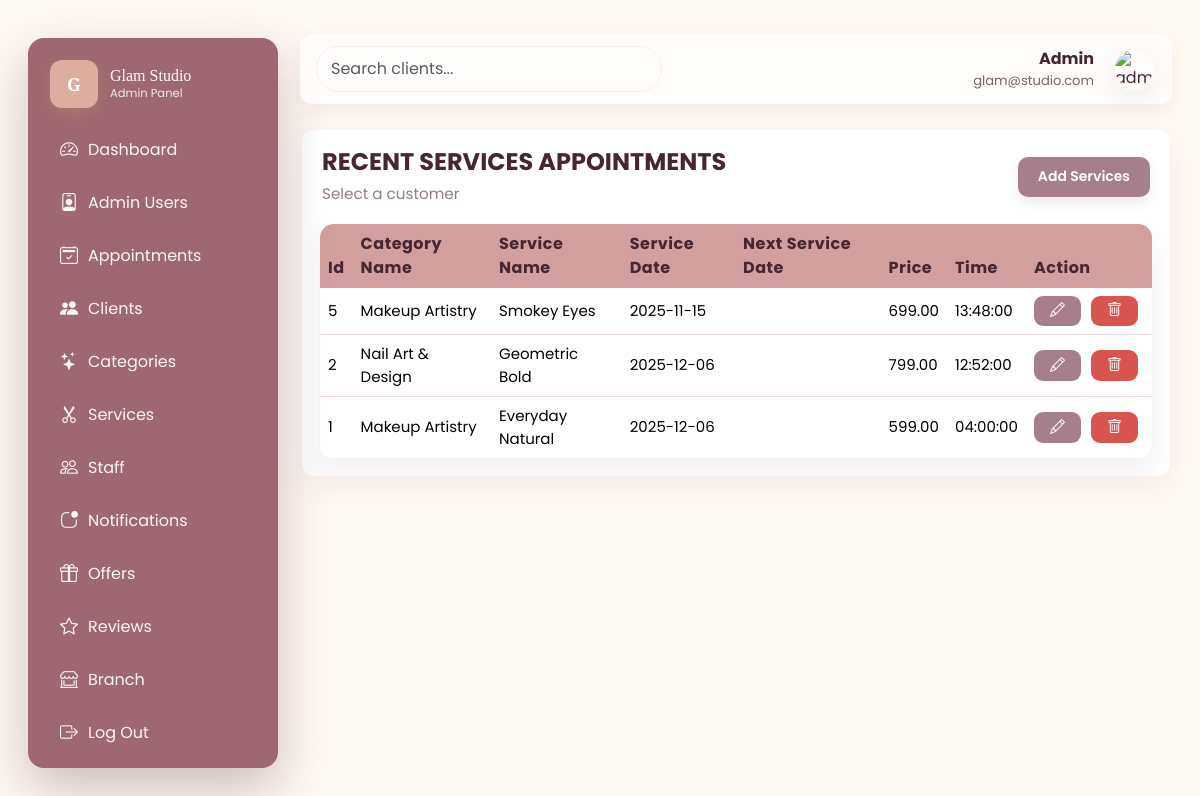
Screenshot of /admin/cs.php (signed in) with the database file from the repository.
### tables this page shows
CREATE TABLE `tbl_cs` (
  `cs_id` int(11) NOT NULL,
  `customer_id` int(11) NOT NULL,
  `enrollment_no` bigint(20) NOT NULL,
  `category_id` int(11) NOT NULL,
  `service_id` int(11) NOT NULL,
  `price` decimal(10,2) NOT NULL,
  `date` date NOT NULL,
  `time` time NOT NULL,
  `created_at` datetime DEFAULT current_timestamp(),
  `next_service_date` datetime DEFAULT NULL,
  `reminder_sent` tinyint(1) DEFAULT 0
);

CREATE TABLE `tbl_categories` (
  `id` int(11) NOT NULL,
  `name` varchar(255) NOT NULL,
  `description` varchar(200) NOT NULL,
  `features` varchar(255) NOT NULL,
  `image` varchar(255) NOT NULL,
  `status` tinyint(1) DEFAULT 1,
  `created_at` datetime DEFAULT current_timestamp()
);

CREATE TABLE `tbl_services` (
  `service_id` int(11) NOT NULL,
  `category_id` int(11) NOT NULL,
  `name` varchar(255) NOT NULL,
  `price` decimal(10,2) NOT NULL,
  `description` text DEFAULT NULL,
  `duration_minutes` int(11) DEFAULT NULL,
  `image` varchar(255) DEFAULT NULL,
  `status` tinyint(1) DEFAULT 1,
  `created_at` datetime DEFAULT current_timestamp()
);

### admin/cs.php (the view, shortened to what this page needs)
<?php
include ('./conn.php');
$customer_id = isset($_GET['customer_id']) ? intval($_GET['customer_id']) : 0;
$search = isset($_GET['search']) ? mysqli_real_escape_string($conn, $_GET['search']) : "";
$selected_customer = null;
if ($customer_id > 0) {
    $sql = "
        SELECT
            cs.cs_id,
            cs.customer_id,
            cs.enrollment_no,
            c.c_name AS customer_name,
            cat.name AS category_name,
            s.name AS service_name,
            cs.date AS service_date,
            cs.next_service_date,
            cs.price,
            cs.time
        FROM tbl_cs cs
        JOIN tbl_customer c ON cs.customer_id = c.customer_id
        JOIN tbl_services s ON cs.service_id = s.service_id
        JOIN tbl_categories cat ON cs.category_id = cat.id
        WHERE cs.customer_id = $customer_id
        ORDER BY cs.cs_id DESC
    ";
} else {
    $sql = "
        SELECT
            cs.cs_id,
            cs.customer_id,
            cs.enrollment_no,
            c.c_name AS customer_name,
            cat.name AS category_name,
            s.name AS service_name,
            cs.date AS service_date,
            cs.next_service_date,
            cs.price,
            cs.time
        FROM tbl_cs cs
        JOIN tbl_customer c ON cs.customer_id = c.customer_id
        JOIN tbl_services s ON cs.service_id = s.service_id
        JOIN tbl_categories cat ON cs.category_id = cat.id
        ORDER BY cs.cs_id DESC
    ";
}
$result = $conn->query($sql);
?>
<!DOCTYPE html>
<html lang="en">
<head>
  <link href="https://cdn.jsdelivr.net/npm/bootstrap@5.3.2/dist/css/bootstrap.min.css" rel="stylesheet">
  <link href="https://cdn.jsdelivr.net/npm/bootstrap-icons@1.11.3/font/bootstrap-icons.css" rel="stylesheet">
  <link rel="stylesheet" href="admin.css" >
</head>
<body>
<?php include('./includes/header.php'); ?>
    <main class="main">
<section class="table-wrap">
    <div style="
        padding:18px 20px;
        display:flex;
        justify-content:space-between;
        align-items:center;
    ">
        <div>
            <h4 style="margin:0;color:var(--plum);font-weight:700;">
                RECENT SERVICES APPOINTMENTS
            </h4>
              <div style="margin-top:6px;font-size:0.95rem;color:#7d6770;font-weight:400;opacity:0.85;">
                  <?php
                  if ($selected_customer) {
                      echo $selected_customer['c_name'];
                  } else {
                      echo "Select a customer";
                  }
                  ?>
              </div>
        </div>
        <div>
            <a href="cs_in.php?customer_id=<?php echo $customer_id; ?>">
                <button class="btn btn-sm"
                    style="background:var(--mauve);
                           color:#fff;
                           border:0;
                           border-radius:10px;
                           height:40px;
                           padding:0 20px;">
                    Add Services
                </button>
            </a>
        </div>
    </div>
    <div style="padding:0 18px 18px 18px;">
        <table class="table mb-0">
            <thead>
                <tr>
                    <th>Id</th>
                    <th>Category Name</th>
                    <th>Service Name</th>
                    <th>Service Date</th>
                    <th>Next Service Date</th>
                    <th>Price</th>
                    <th>Time</th>
                    <th>Action</th>
                </tr>
            </thead>
          <tbody>
            <?php if(mysqli_num_rows($result) > 0): ?>
              <?php while($row = mysqli_fetch_assoc($result)): ?>
                <tr>
                  <td><?php echo $row['cs_id']; ?></td>
                  <td><?php echo $row['category_name']; ?></td>
                  <td><?php echo $row['service_name']; ?></td>
                  <td><?php echo $row['service_date']; ?></td>
                  <td><?php echo $row['next_service_date']; ?></td>
                  <td><?php echo $row['price']; ?></td>
                  <td><?php echo $row['time']; ?></td>
                  <td>
                      <a class="update-btn" href="cs_up.php?cs_id=<?php echo $row['cs_id']; ?>"><i class="bi-pencil"></i></a>
                      <a class="delete-btn" href="cs_de.php?cs_id=<?php echo $row['cs_id']; ?>" onclick="return confirm('Are you sure you want to delete this record?');"><i class="bi-trash"></i></a>
                       </td>
                </tr>
              <?php endwhile; ?>
            <?php else: ?>
              <tr><td colspan="7" style="text-align:center">No Appointments found</td></tr>
            <?php endif; ?>
          </tbody>
        </table>
    </div>
</section>
    </main>
  </div>
</body>
</html>

### admin/admin.css (style rules this page uses)
:root { --blush: #F6D0D6; --rose-gold: #CFA46A; --ivory: #FFF8F3; --mauve: #a77f8c; --plum: #472634; --glass-alpha: rgba(255,255,255,0.55); --accent-gradient: none; --card-radius: 14px; }
* { box-sizing:border-box }
* { box-sizing: border-box; }
body { margin: 0; padding: 0; background: #FFF8F3; font-family: 'Poppins', system-ui, -apple-system, "Segoe UI", Roboto, "Helvetica Neue", Arial; }
.main { width:100%; padding: 6px 2px; }
.table-wrap { margin-top:20px; border-radius:12px; overflow:hidden; box-shadow:0 10px 30px rgba(71,38,52,0.06); background: white; }
.table thead th { background:#D29E9E;color:var(--plum);border:0 }
.table tbody tr td { vertical-align:middle }
:root { --blush: #F6D0D6; --rose-gold: #CFA46A; --ivory: #FFF8F3; --mauve: #a77f8c; --plum: #472634; }
body { background: #FFF8F3; margin: 0; padding: 40px; font-family: 'Poppins', sans-serif; color: var(--plum); }
.btn { background: var(--mauve); color: white; padding: 10px 20px; border-radius: 8px; font-weight: 600; text-decoration: none; box-shadow: 0 6px 14px rgba(0,0,0,0.08); transition: 0.3s ease; }
table { width: 100%; border-collapse: collapse; background: white; border-radius: 10px; overflow: hidden; box-shadow: 0 10px 25px rgba(71, 38, 52, 0.08); }
table th { background: var(--blush); color: var(--plum); box-shadow: inset 0 -3px 0 rgba(207,164,106,0.25); padding: 14px; font-size: 15px; text-align: left; }
table { width: 100%; border-collapse: separate; border-spacing: 0; background: white; border-radius: 14px; overflow: hidden; box-shadow: 0 15px 30px rgba(71, 38, 52, 0.08); }
table th { background: var(--blush); color: var(--plum); padding: 18px 14px; font-size: 16px; text-align: left; letter-spacing: 0.5px; }
table td { padding: 18px 14px; border-bottom: 1px solid #f1dce1; font-size: 15px; vertical-align: middle; }
table tr:last-child td { border-bottom: 0; }

### admin/cs.php (style rules this page uses)
td { vertical-align: middle; }
td a.update-btn, td a.delete-btn { display: inline-block; margin-right: 6px; }
td:last-child { white-space: nowrap; }
.update-btn { background: var(--mauve); color: white; padding: 4px 16px; text-decoration: none !important; display: inline-block; margin-right: 8px; border-radius: 9px; }
.delete-btn { background: #d9534f; color: white; padding: 4px 16px; text-decoration: none !important; display: inline-block; border-radius: 9px; }

### admin/includes/header.php (style rules this page uses)
:root { --blush: #F6D0D6; --rose-gold: #CFA46A; --ivory: #FFF8F3; --mauve: #a77f8c; --plum: #472634; --glass-alpha: rgba(255,255,255,0.55); --accent-gradient: none; --card-radius: 14px; }
* { box-sizing:border-box }
* { box-sizing: border-box; }
body { margin: 0; padding: 0; background: #FFF8F3; font-family: 'Poppins', system-ui, -apple-system, "Segoe UI", Roboto, "Helvetica Neue", Arial; }
:root { --blush: #F6D0D6; --rose-gold: #CFA46A; --ivory: #FFF8F3; --mauve: #a77f8c; --plum: #472634; }
body { background: #FFF8F3; margin: 0; padding: 40px; font-family: 'Poppins', sans-serif; color: var(--plum); }
.btn { background: var(--mauve); color: white; padding: 10px 20px; border-radius: 8px; font-weight: 600; text-decoration: none; box-shadow: 0 6px 14px rgba(0,0,0,0.08); transition: 0.3s ease; }

### rows the page displays
tbl_cs: cs_id "5", category.name "Makeup Artistry", service.name "Smokey Eyes", date "2025-11-15", price "699.00", time "13:48:00"
tbl_cs: cs_id "2", category.name "Nail Art & Design", service.name "Geometric Bold", date "2025-12-06", price "799.00", time "12:52:00"
tbl_cs: cs_id "1", category.name "Makeup Artistry", service.name "Everyday Natural", date "2025-12-06", price "599.00", time "04:00:00"
